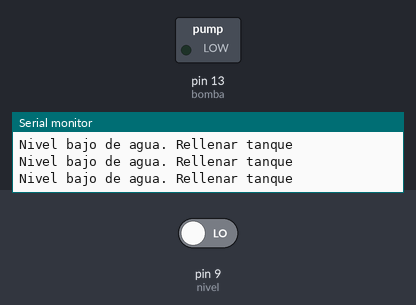
A sketch run on a simulated Arduino Nano, built with avr-gcc and run on an emulated ATmega328P. On the bench: switched loads named in the sketch (green lamp = pin HIGH), the last lines printed to the serial monitor. Dashed ring = blinking. Inputs (shaded band) come from the test bench; at power-on: pin 9 (nivel) LOW.

Above: at 2.8 s.
2.9 s: pin 9 (nivel) driven HIGH
At 3.8 s:
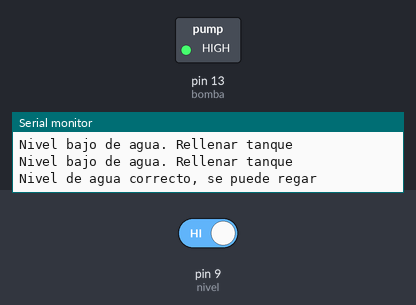
7.0 s: pin 9 (nivel) driven LOW
At 7.4 s:
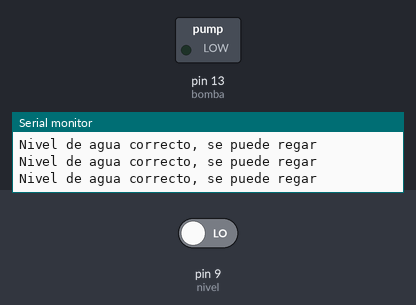
Timing chart, 0 to 10.0 s (numbered marks = the images above; inputs shaded):
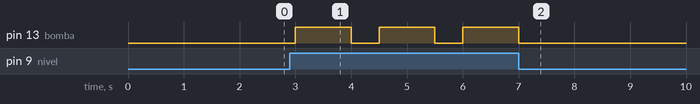

The sketch:

practica0.ino
```cpp
//Usando un arduino nano

const int bomba = 13;
const int nivel = 9;

void setup()
{
  Serial.begin (9600);
  pinMode (bomba, OUTPUT);
  pinMode (nivel, INPUT);
}

void loop()
{
  int SensorNivel = digitalRead(nivel);

  if (SensorNivel==1)
    {
   Serial.println ("Nivel de agua correcto, se puede regar");
   digitalWrite (bomba,HIGH);
   delay (1000);
   digitalWrite (bomba, LOW);
   delay (500);
    }
   if (SensorNivel==0)
    {
    Serial.println ("Nivel bajo de agua. Rellenar tanque");
    delay (1000);
    }
}
```

Measured:
- after the input at 2.9 s, pin 13 (bomba): alternates HIGH for 1.0 s and LOW for 0.50 s, starting after 0.10 s
- after the input at 7.0 s, pin 13 (bomba): goes on until 7.0 s, then stays LOW
